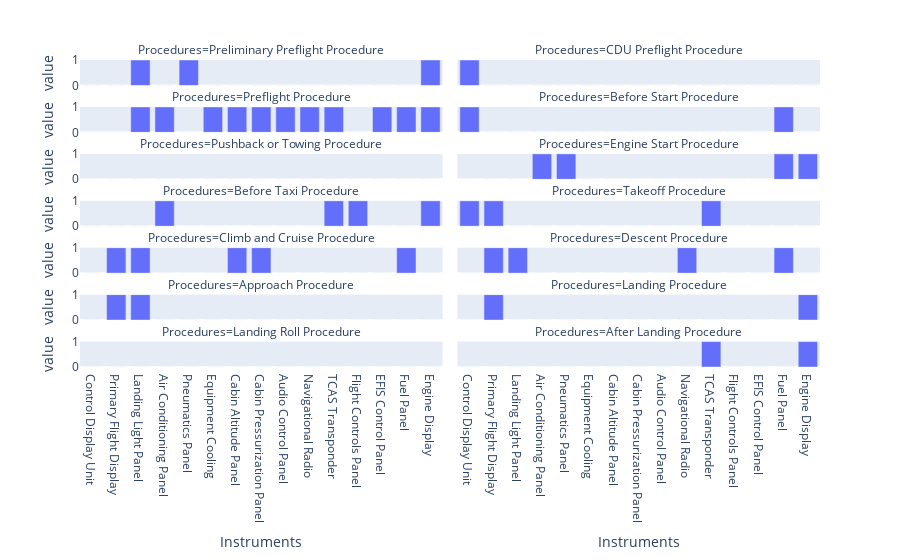

The notebook cell this image was saved under:
### Code cell
fig = px.bar(meltedPhases, x="Instruments", y="value",
             facet_col="Procedures",
            facet_col_wrap=2)
fig.update_yaxes(range=[0,1])
fig.update_yaxes(nticks=2)
fig.show()

### Figure 1 — Plotly figure (JSON) as saved in the notebook; plotly's stock layout.template omitted (floating-point values rounded to 4 significant figures)
{"data": [{"alignmentgroup": "True", "hovertemplate": "Procedures=Preliminary Preflight Procedure<br>Instruments=%{x}<br>value=%{y}<extra></extra>", "legendgroup": "", "marker": {"color": "#636efa"}, "name": "", "offsetgroup": "", "orientation": "v", "showlegend": false, "textposition": "auto", "type": "bar", "x": ["Control Display Unit", "Primary Flight Display", "Landing Light Panel", "Air Conditioning Panel", "Pneumatics Panel", "Equipment Cooling", "Cabin Altitude Panel", "Cabin Pressurization Panel", "Audio Control Panel", "Navigational Radio", "TCAS Transponder", "Flight Controls Panel", "EFIS Control Panel", "Fuel Panel", "Engine Display"], "xaxis": "x13", "y": [0, 0, 1, 0, 1, 0, 0, 0, 0, 0, 0, 0, 0, 0, 1], "yaxis": "y13"}, {"alignmentgroup": "True", "hovertemplate": "Procedures=CDU Preflight Procedure<br>Instruments=%{x}<br>value=%{y}<extra></extra>", "legendgroup": "", "marker": {"color": "#636efa"}, "name": "", "offsetgroup": "", "orientation": "v", "showlegend": false, "textposition": "auto", "type": "bar", "x": ["Control Display Unit", "Primary Flight Display", "Landing Light Panel", "Air Conditioning Panel", "Pneumatics Panel", "Equipment Cooling", "Cabin Altitude Panel", "Cabin Pressurization Panel", "Audio Control Panel", "Navigational Radio", "TCAS Transponder", "Flight Controls Panel", "EFIS Control Panel", "Fuel Panel", "Engine Display"], "xaxis": "x14", "y": [1, 0, 0, 0, 0, 0, 0, 0, 0, 0, 0, 0, 0, 0, 0], "yaxis": "y14"}, {"alignmentgroup": "True", "hovertemplate": "Procedures=Preflight Procedure<br>Instruments=%{x}<br>value=%{y}<extra></extra>", "legendgroup": "", "marker": {"color": "#636efa"}, "name": "", "offsetgroup": "", "orientation": "v", "showlegend": false, "textposition": "auto", "type": "bar", "x": ["Control Display Unit", "Primary Flight Display", "Landing Light Panel", "Air Conditioning Panel", "Pneumatics Panel", "Equipment Cooling", "Cabin Altitude Panel", "Cabin Pressurization Panel", "Audio Control Panel", "Navigational Radio", "TCAS Transponder", "Flight Controls Panel", "EFIS Control Panel", "Fuel Panel", "Engine Display"], "xaxis": "x11", "y": [0, 0, 1, 1, 0, 1, 1, 1, 1, 1, 1, 0, 1, 1, 1], "yaxis": "y11"}, {"alignmentgroup": "True", "hovertemplate": "Procedures=Before Start Procedure<br>Instruments=%{x}<br>value=%{y}<extra></extra>", "legendgroup": "", "marker": {"color": "#636efa"}, "name": "", "offsetgroup": "", "orientation": "v", "showlegend": false, "textposition": "auto", "type": "bar", "x": ["Control Display Unit", "Primary Flight Display", "Landing Light Panel", "Air Conditioning Panel", "Pneumatics Panel", "Equipment Cooling", "Cabin Altitude Panel", "Cabin Pressurization Panel", "Audio Control Panel", "Navigational Radio", "TCAS Transponder", "Flight Controls Panel", "EFIS Control Panel", "Fuel Panel", "Engine Display"], "xaxis": "x12", "y": [1, 0, 0, 0, 0, 0, 0, 0, 0, 0, 0, 0, 0, 1, 0], "yaxis": "y12"}, {"alignmentgroup": "True", "hovertemplate": "Procedures=Pushback or Towing Procedure<br>Instruments=%{x}<br>value=%{y}<extra></extra>", "legendgroup": "", "marker": {"color": "#636efa"}, "name": "", "offsetgroup": "", "orientation": "v", "showlegend": false, "textposition": "auto", "type": "bar", "x": ["Control Display Unit", "Primary Flight Display", "Landing Light Panel", "Air Conditioning Panel", "Pneumatics Panel", "Equipment Cooling", "Cabin Altitude Panel", "Cabin Pressurization Panel", "Audio Control Panel", "Navigational Radio", "TCAS Transponder", "Flight Controls Panel", "EFIS Control Panel", "Fuel Panel", "Engine Display"], "xaxis": "x9", "y": [0, 0, 0, 0, 0, 0, 0, 0, 0, 0, 0, 0, 0, 0, 0], "yaxis": "y9"}, {"alignmentgroup": "True", "hovertemplate": "Procedures=Engine Start Procedure<br>Instruments=%{x}<br>value=%{y}<extra></extra>", "legendgroup": "", "marker": {"color": "#636efa"}, "name": "", "offsetgroup": "", "orientation": "v", "showlegend": false, "textposition": "auto", "type": "bar", "x": ["Control Display Unit", "Primary Flight Display", "Landing Light Panel", "Air Conditioning Panel", "Pneumatics Panel", "Equipment Cooling", "Cabin Altitude Panel", "Cabin Pressurization Panel", "Audio Control Panel", "Navigational Radio", "TCAS Transponder", "Flight Controls Panel", "EFIS Control Panel", "Fuel Panel", "Engine Display"], "xaxis": "x10", "y": [0, 0, 0, 1, 1, 0, 0, 0, 0, 0, 0, 0, 0, 1, 1], "yaxis": "y10"}, {"alignmentgroup": "True", "hovertemplate": "Procedures=Before Taxi Procedure<br>Instruments=%{x}<br>value=%{y}<extra></extra>", "legendgroup": "", "marker": {"color": "#636efa"}, "name": "", "offsetgroup": "", "orientation": "v", "showlegend": false, "textposition": "auto", "type": "bar", "x": ["Control Display Unit", "Primary Flight Display", "Landing Light Panel", "Air Conditioning Panel", "Pneumatics Panel", "Equipment Cooling", "Cabin Altitude Panel", "Cabin Pressurization Panel", "Audio Control Panel", "Navigational Radio", "TCAS Transponder", "Flight Controls Panel", "EFIS Control Panel", "Fuel Panel", "Engine Display"], "xaxis": "x7", "y": [0, 0, 0, 1, 0, 0, 0, 0, 0, 0, 1, 1, 0, 0, 1], "yaxis": "y7"}, {"alignmentgroup": "True", "hovertemplate": "Procedures=Takeoff Procedure<br>Instruments=%{x}<br>value=%{y}<extra></extra>", "legendgroup": "", "marker": {"color": "#636efa"}, "name": "", "offsetgroup": "", "orientation": "v", "showlegend": false, "textposition": "auto", "type": "bar", "x": ["Control Display Unit", "Primary Flight Display", "Landing Light Panel", "Air Conditioning Panel", "Pneumatics Panel", "Equipment Cooling", "Cabin Altitude Panel", "Cabin Pressurization Panel", "Audio Control Panel", "Navigational Radio", "TCAS Transponder", "Flight Controls Panel", "EFIS Control Panel", "Fuel Panel", "Engine Display"], "xaxis": "x8", "y": [1, 1, 0, 0, 0, 0, 0, 0, 0, 0, 1, 0, 0, 0, 0], "yaxis": "y8"}, {"alignmentgroup": "True", "hovertemplate": "Procedures=Climb and Cruise Procedure<br>Instruments=%{x}<br>value=%{y}<extra></extra>", "legendgroup": "", "marker": {"color": "#636efa"}, "name": "", "offsetgroup": "", "orientation": "v", "showlegend": false, "textposition": "auto", "type": "bar", "x": ["Control Display Unit", "Primary Flight Display", "Landing Light Panel", "Air Conditioning Panel", "Pneumatics Panel", "Equipment Cooling", "Cabin Altitude Panel", "Cabin Pressurization Panel", "Audio Control Panel", "Navigational Radio", "TCAS Transponder", "Flight Controls Panel", "EFIS Control Panel", "Fuel Panel", "Engine Display"], "xaxis": "x5", "y": [0, 1, 1, 0, 0, 0, 1, 1, 0, 0, 0, 0, 0, 1, 0], "yaxis": "y5"}, {"alignmentgroup": "True", "hovertemplate": "Procedures=Descent Procedure<br>Instruments=%{x}<br>value=%{y}<extra></extra>", "legendgroup": "", "marker": {"color": "#636efa"}, "name": "", "offsetgroup": "", "orientation": "v", "showlegend": false, "textposition": "auto", "type": "bar", "x": ["Control Display Unit", "Primary Flight Display", "Landing Light Panel", "Air Conditioning Panel", "Pneumatics Panel", "Equipment Cooling", "Cabin Altitude Panel", "Cabin Pressurization Panel", "Audio Control Panel", "Navigational Radio", "TCAS Transponder", "Flight Controls Panel", "EFIS Control Panel", "Fuel Panel", "Engine Display"], "xaxis": "x6", "y": [0, 1, 1, 0, 0, 0, 0, 0, 0, 1, 0, 0, 0, 1, 0], "yaxis": "y6"}, {"alignmentgroup": "True", "hovertemplate": "Procedures=Approach Procedure<br>Instruments=%{x}<br>value=%{y}<extra></extra>", "legendgroup": "", "marker": {"color": "#636efa"}, "name": "", "offsetgroup": "", "orientation": "v", "showlegend": false, "textposition": "auto", "type": "bar", "x": ["Control Display Unit", "Primary Flight Display", "Landing Light Panel", "Air Conditioning Panel", "Pneumatics Panel", "Equipment Cooling", "Cabin Altitude Panel", "Cabin Pressurization Panel", "Audio Control Panel", "Navigational Radio", "TCAS Transponder", "Flight Controls Panel", "EFIS Control Panel", "Fuel Panel", "Engine Display"], "xaxis": "x3", "y": [0, 1, 1, 0, 0, 0, 0, 0, 0, 0, 0, 0, 0, 0, 0], "yaxis": "y3"}, {"alignmentgroup": "True", "hovertemplate": "Procedures=Landing Procedure<br>Instruments=%{x}<br>value=%{y}<extra></extra>", "legendgroup": "", "marker": {"color": "#636efa"}, "name": "", "offsetgroup": "", "orientation": "v", "showlegend": false, "textposition": "auto", "type": "bar", "x": ["Control Display Unit", "Primary Flight Display", "Landing Light Panel", "Air Conditioning Panel", "Pneumatics Panel", "Equipment Cooling", "Cabin Altitude Panel", "Cabin Pressurization Panel", "Audio Control Panel", "Navigational Radio", "TCAS Transponder", "Flight Controls Panel", "EFIS Control Panel", "Fuel Panel", "Engine Display"], "xaxis": "x4", "y": [0, 1, 0, 0, 0, 0, 0, 0, 0, 0, 0, 0, 0, 0, 1], "yaxis": "y4"}, {"alignmentgroup": "True", "hovertemplate": "Procedures=Landing Roll Procedure<br>Instruments=%{x}<br>value=%{y}<extra></extra>", "legendgroup": "", "marker": {"color": "#636efa"}, "name": "", "offsetgroup": "", "orientation": "v", "showlegend": false, "textposition": "auto", "type": "bar", "x": ["Control Display Unit", "Primary Flight Display", "Landing Light Panel", "Air Conditioning Panel", "Pneumatics Panel", "Equipment Cooling", "Cabin Altitude Panel", "Cabin Pressurization Panel", "Audio Control Panel", "Navigational Radio", "TCAS Transponder", "Flight Controls Panel", "EFIS Control Panel", "Fuel Panel", "Engine Display"], "xaxis": "x", "y": [0, 0, 0, 0, 0, 0, 0, 0, 0, 0, 0, 0, 0, 0, 0], "yaxis": "y"}, {"alignmentgroup": "True", "hovertemplate": "Procedures=After Landing Procedure<br>Instruments=%{x}<br>value=%{y}<extra></extra>", "legendgroup": "", "marker": {"color": "#636efa"}, "name": "", "offsetgroup": "", "orientation": "v", "showlegend": false, "textposition": "auto", "type": "bar", "x": ["Control Display Unit", "Primary Flight Display", "Landing Light Panel", "Air Conditioning Panel", "Pneumatics Panel", "Equipment Cooling", "Cabin Altitude Panel", "Cabin Pressurization Panel", "Audio Control Panel", "Navigational Radio", "TCAS Transponder", "Flight Controls Panel", "EFIS Control Panel", "Fuel Panel", "Engine Display"], "xaxis": "x2", "y": [0, 0, 0, 0, 0, 0, 0, 0, 0, 0, 1, 0, 0, 0, 1], "yaxis": "y2"}], "layout": {"annotations": [{"font": {}, "showarrow": false, "text": "Procedures=Landing Roll Procedure", "x": 0.245, "xanchor": "center", "xref": "paper", "y": 0.08286, "yanchor": "bottom", "yref": "paper"}, {"font": {}, "showarrow": false, "text": "Procedures=After Landing Procedure", "x": 0.755, "xanchor": "center", "xref": "paper", "y": 0.08286, "yanchor": "bottom", "yref": "paper"}, {"font": {}, "showarrow": false, "text": "Procedures=Approach Procedure", "x": 0.245, "xanchor": "center", "xref": "paper", "y": 0.2357, "yanchor": "bottom", "yref": "paper"}, {"font": {}, "showarrow": false, "text": "Procedures=Landing Procedure", "x": 0.755, "xanchor": "center", "xref": "paper", "y": 0.2357, "yanchor": "bottom", "yref": "paper"}, {"font": {}, "showarrow": false, "text": "Procedures=Climb and Cruise Procedure", "x": 0.245, "xanchor": "center", "xref": "paper", "y": 0.3886, "yanchor": "bottom", "yref": "paper"}, {"font": {}, "showarrow": false, "text": "Procedures=Descent Procedure", "x": 0.755, "xanchor": "center", "xref": "paper", "y": 0.3886, "yanchor": "bottom", "yref": "paper"}, {"font": {}, "showarrow": false, "text": "Procedures=Before Taxi Procedure", "x": 0.245, "xanchor": "center", "xref": "paper", "y": 0.5414, "yanchor": "bottom", "yref": "paper"}, {"font": {}, "showarrow": false, "text": "Procedures=Takeoff Procedure", "x": 0.755, "xanchor": "center", "xref": "paper", "y": 0.5414, "yanchor": "bottom", "yref": "paper"}, {"font": {}, "showarrow": false, "text": "Procedures=Pushback or Towing Procedure", "x": 0.245, "xanchor": "center", "xref": "paper", "y": 0.6943, "yanchor": "bottom", "yref": "paper"}, {"font": {}, "showarrow": false, "text": "Procedures=Engine Start Procedure", "x": 0.755, "xanchor": "center", "xref": "paper", "y": 0.6943, "yanchor": "bottom", "yref": "paper"}, {"font": {}, "showarrow": false, "text": "Procedures=Preflight Procedure", "x": 0.245, "xanchor": "center", "xref": "paper", "y": 0.8471, "yanchor": "bottom", "yref": "paper"}, {"font": {}, "showarrow": false, "text": "Procedures=Before Start Procedure", "x": 0.755, "xanchor": "center", "xref": "paper", "y": 0.8471, "yanchor": "bottom", "yref": "paper"}, {"font": {}, "showarrow": false, "text": "Procedures=Preliminary Preflight Procedure", "x": 0.245, "xanchor": "center", "xref": "paper", "y": 1, "yanchor": "bottom", "yref": "paper"}, {"font": {}, "showarrow": false, "text": "Procedures=CDU Preflight Procedure", "x": 0.755, "xanchor": "center", "xref": "paper", "y": 1, "yanchor": "bottom", "yref": "paper"}], "barmode": "relative", "legend": {"tracegroupgap": 0}, "margin": {"t": 60}, "xaxis": {"anchor": "y", "domain": [0, 0.49], "title": {"text": "Instruments"}}, "xaxis10": {"anchor": "y10", "domain": [0.51, 1], "matches": "x", "showticklabels": false}, "xaxis11": {"anchor": "y11", "domain": [0, 0.49], "matches": "x", "showticklabels": false}, "xaxis12": {"anchor": "y12", "domain": [0.51, 1], "matches": "x", "showticklabels": false}, "xaxis13": {"anchor": "y13", "domain": [0, 0.49], "matches": "x", "showticklabels": false}, "xaxis14": {"anchor": "y14", "domain": [0.51, 1], "matches": "x", "showticklabels": false}, "xaxis2": {"anchor": "y2", "domain": [0.51, 1], "matches": "x", "title": {"text": "Instruments"}}, "xaxis3": {"anchor": "y3", "domain": [0, 0.49], "matches": "x", "showticklabels": false}, "xaxis4": {"anchor": "y4", "domain": [0.51, 1], "matches": "x", "showticklabels": false}, "xaxis5": {"anchor": "y5", "domain": [0, 0.49], "matches": "x", "showticklabels": false}, "xaxis6": {"anchor": "y6", "domain": [0.51, 1], "matches": "x", "showticklabels": false}, "xaxis7": {"anchor": "y7", "domain": [0, 0.49], "matches": "x", "showticklabels": false}, "xaxis8": {"anchor": "y8", "domain": [0.51, 1], "matches": "x", "showticklabels": false}, "xaxis9": {"anchor": "y9", "domain": [0, 0.49], "matches": "x", "showticklabels": false}, "yaxis": {"anchor": "x", "domain": [0, 0.08286], "nticks": 2, "range": [0, 1], "title": {"text": "value"}}, "yaxis10": {"anchor": "x10", "domain": [0.6114, 0.6943], "matches": "y", "nticks": 2, "range": [0, 1], "showticklabels": false}, "yaxis11": {"anchor": "x11", "domain": [0.7643, 0.8471], "matches": "y", "nticks": 2, "range": [0, 1], "title": {"text": "value"}}, "yaxis12": {"anchor": "x12", "domain": [0.7643, 0.8471], "matches": "y", "nticks": 2, "range": [0, 1], "showticklabels": false}, "yaxis13": {"anchor": "x13", "domain": [0.9171, 1], "matches": "y", "nticks": 2, "range": [0, 1], "title": {"text": "value"}}, "yaxis14": {"anchor": "x14", "domain": [0.9171, 1], "matches": "y", "nticks": 2, "range": [0, 1], "showticklabels": false}, "yaxis2": {"anchor": "x2", "domain": [0, 0.08286], "matches": "y", "nticks": 2, "range": [0, 1], "showticklabels": false}, "yaxis3": {"anchor": "x3", "domain": [0.1529, 0.2357], "matches": "y", "nticks": 2, "range": [0, 1], "title": {"text": "value"}}, "yaxis4": {"anchor": "x4", "domain": [0.1529, 0.2357], "matches": "y", "nticks": 2, "range": [0, 1], "showticklabels": false}, "yaxis5": {"anchor": "x5", "domain": [0.3057, 0.3886], "matches": "y", "nticks": 2, "range": [0, 1], "title": {"text": "value"}}, "yaxis6": {"anchor": "x6", "domain": [0.3057, 0.3886], "matches": "y", "nticks": 2, "range": [0, 1], "showticklabels": false}, "yaxis7": {"anchor": "x7", "domain": [0.4586, 0.5414], "matches": "y", "nticks": 2, "range": [0, 1], "title": {"text": "value"}}, "yaxis8": {"anchor": "x8", "domain": [0.4586, 0.5414], "matches": "y", "nticks": 2, "range": [0, 1], "showticklabels": false}, "yaxis9": {"anchor": "x9", "domain": [0.6114, 0.6943], "matches": "y", "nticks": 2, "range": [0, 1], "title": {"text": "value"}}}}
